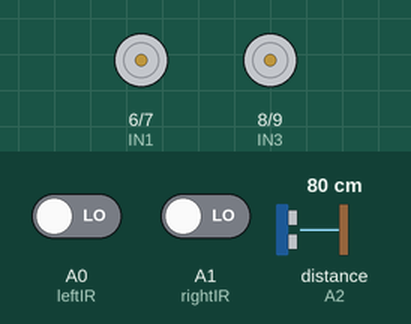
Recording of a sketch running on a simulated Arduino Uno, built with avr-gcc and run on an emulated ATmega328P. Parts: motor-driver pin pairs drawn as motors (green arrow = first pin HIGH = forward, orange = second pin HIGH = backward, longer = more drive, scaled by the enable pin). Wiring (inferred from the names in the program): ultrasonic range finder: trigger A3; echo A2. The inputs (shaded band) are chosen by the test bench; at power-on: distance to the obstacle (sensor on A2) 80 cm, A0 (leftIR) LOW, A1 (rightIR) LOW. The echo pulse lasts 58.3 µs per cm; what the sketch prints to the serial monitor is not drawn.

Above: at 1.2 s.
1.3 s: distance to the obstacle (sensor on A2) set to 2 cm
2.8 s: distance to the obstacle (sensor on A2) set to 9 cm
4.3 s: distance to the obstacle (sensor on A2) set to 12 cm
At 5.6 s:
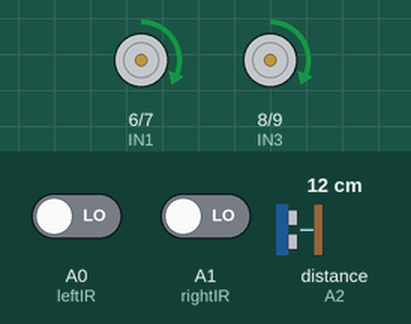
Timing chart, 0 to 7.3 s (numbered marks = the images above; inputs shaded):
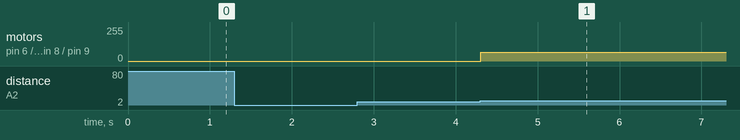

Measured:
- after the input at 4.3 s, motor on pin 6 (IN1) / pin 7 (IN2), motor on pin 8 (IN3) / pin 9 (IN4): stopped → forward 65/255 at once

The sketch:

FInal_Line_Following_Code.ino
```cpp
// ====connection definitions=======

//IR Sensors
const int leftIR = A0;
const int rightIR = A1;

//L298N Motor Driver
const int ENA = 3;
const int IN1 = 6;
const int IN2 = 7;

const int ENB = 11;
const int IN3 = 8;
const int IN4 = 9;


// USS sensor pins
const int trigPin = A3;
const int echoPin = A2;


//control logic
bool started = false;
bool obstacle = false;

int motorSpeed = 65;
const int obstacleDistance = 10;   // cm – stop whenever something is closer

// ===============FUNCTIONS==========================================

void followLine() {
  int leftState = digitalRead(leftIR);
  int rightState = digitalRead(rightIR);

  Serial.print(leftState);
  Serial.println(rightState);

  if (leftState == 0 && rightState == 0) {
    Serial.println("forward!");
    digitalWrite(IN1, HIGH);
    digitalWrite(IN2, LOW);
    digitalWrite(IN3, HIGH);
    digitalWrite(IN4, LOW);
    analogWrite(ENA, motorSpeed);
    analogWrite(ENB, motorSpeed);
  }

  if (leftState == 0 && rightState == 1) {
    Serial.println("left!");
    digitalWrite(IN1, LOW);
    digitalWrite(IN2, HIGH);
    digitalWrite(IN3, HIGH);
    digitalWrite(IN4, LOW);
    analogWrite(ENA, motorSpeed);
    analogWrite(ENB, motorSpeed);
  }
  if (leftState == 1 && rightState == 0) {
    Serial.println("right!");
    Serial.println("forward!");
    digitalWrite(IN1, HIGH);
    digitalWrite(IN2, LOW);
    digitalWrite(IN3, LOW);
    digitalWrite(IN4, HIGH);
    analogWrite(ENA, motorSpeed);
    analogWrite(ENB, motorSpeed);
  }

  if (leftState == 1 && rightState == 1) {
    Serial.println("stop!");
        Serial.println("right!");
    Serial.println("forward!");
    digitalWrite(IN1, LOW);
    digitalWrite(IN2, LOW);
    digitalWrite(IN3, LOW);
    digitalWrite(IN4, LOW);
    analogWrite(ENA, motorSpeed);
    analogWrite(ENB, motorSpeed);
  }


}

bool remotestart() {
  const int wavedistance = 3;
  long duration;
  int distance;

  // triggering the uss pulse
  digitalWrite(trigPin, LOW);
  delayMicroseconds(2);
  digitalWrite(trigPin, HIGH);
  delayMicroseconds(10);
  digitalWrite(trigPin, LOW);

  // measuring the pulse duration
  duration = pulseIn(echoPin, HIGH);
  distance = duration * 0.034 / 2;  // converting to cm

  if (distance > 0 && distance < wavedistance) {
    return true;
  }

  return false;
}

bool detectObstacle() {
  long duration;
  int distance;

  // ping with the same USS pair
  digitalWrite(trigPin, LOW);
  delayMicroseconds(2);
  digitalWrite(trigPin, HIGH);
  delayMicroseconds(10);
  digitalWrite(trigPin, LOW);

  duration  = pulseIn(echoPin, HIGH, 20000UL);   // 20 ms timeout
  if (duration == 0) return false;               // timeout → no reading
  distance  = duration * 0.034 / 2;              // µs → cm

  return (distance > 0 && distance < obstacleDistance);
}

// ===============SETUP============================================
void setup() {
  // put your setup code here, to run once:
  pinMode(ENA, OUTPUT);
  pinMode(IN1, OUTPUT);
  pinMode(IN2, OUTPUT);

  pinMode(ENB, OUTPUT);
  pinMode(IN3, OUTPUT);
  pinMode(IN4, OUTPUT);

  pinMode(leftIR, INPUT);
  pinMode(rightIR, INPUT);

  pinMode(trigPin, OUTPUT);
  pinMode(echoPin, INPUT);

  Serial.begin(115200);

}

// ===============LOOP============================================
void loop() {
  if (!started) {
    if (remotestart()) {
      started = true;
    }
  }

  if (started) {

    if (detectObstacle()) {
      // full stop
      digitalWrite(IN1, LOW);
      digitalWrite(IN2, LOW);
      digitalWrite(IN3, LOW);
      digitalWrite(IN4, LOW);
      analogWrite(ENA, 0);
      analogWrite(ENB, 0);
      Serial.println("Obstacle detected – waiting…");

      // stay here until path clears
      while (detectObstacle()) {
        delay(50);
      }

      Serial.println("Obstacle cleared!");
    }

    followLine();
  }
}
```
